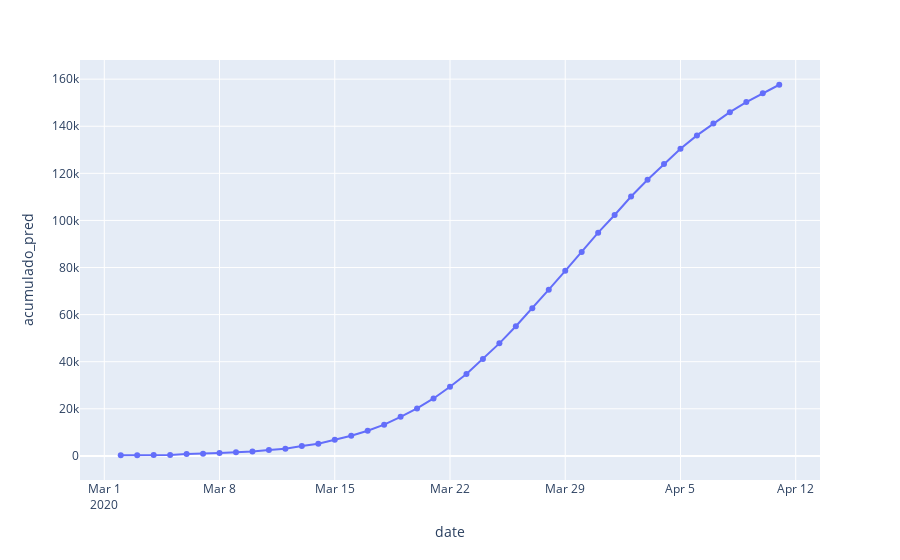

Source (notebook cell):
### Code cell
fig = px.line(df, x="date", y="acumulado_pred")
fig.update_traces(mode='markers+lines')
fig.show()
